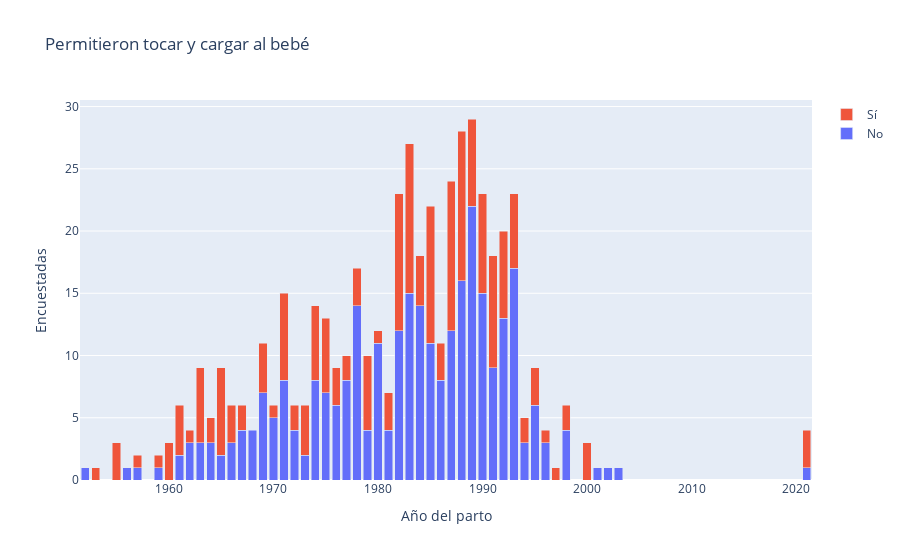

Write notebook code for a chart like this one.
### Markdown cell above
### Permitieron tocar y cargar al bebé

### Code cell
df = pd.read_excel('data/cargar_fecha.xlsx', index_col=None, sheet_name='base_limpia')

fig = go.Figure(data=[
    go.Bar(name='No', x=df['Fecha'], y=df['No']),
    go.Bar(name='Sí', x=df['Fecha'], y=df['Sí'])
])
# Change the bar mode
fig.update_layout(
    barmode='stack', 
    title='Permitieron tocar y cargar al bebé', 
    xaxis_title='Año del parto', 
    yaxis_title='Encuestadas',
    )
fig.show()
# fig.write_html('dataviz/cargar_fecha.html')

### Figure 1 — Plotly figure (JSON) as saved in the notebook; plotly's stock layout.template omitted (floating-point values rounded to 4 significant figures)
{"data": [{"name": "No", "type": "bar", "x": [1952, 1953, 1955, 1956, 1957, 1959, 1960, 1961, 1962, 1963, 1964, 1965, 1966, 1967, 1968, 1969, 1970, 1971, 1972, 1973, 1974, 1975, 1976, 1977, 1978, 1979, 1980, 1981, 1982, 1983, 1984, 1985, 1986, 1987, 1988, 1989, 1990, 1991, 1992, 1993, 1994, 1995, 1996, 1997, 1998, 2000, 2001, 2002, 2003, 2021], "y": [1, null, null, 1, 1, 1, null, 2, 3, 3, 3, 2, 3, 4, 4, 7, 5, 8, 4, 2, 8, 7, 6, 8, 14, 4, 11, 4, 12, 15, 14, 11, 8, 12, 16, 22, 15, 9, 13, 17, 3, 6, 3, null, 4, null, 1, 1, 1, 1]}, {"name": "Sí", "type": "bar", "x": [1952, 1953, 1955, 1956, 1957, 1959, 1960, 1961, 1962, 1963, 1964, 1965, 1966, 1967, 1968, 1969, 1970, 1971, 1972, 1973, 1974, 1975, 1976, 1977, 1978, 1979, 1980, 1981, 1982, 1983, 1984, 1985, 1986, 1987, 1988, 1989, 1990, 1991, 1992, 1993, 1994, 1995, 1996, 1997, 1998, 2000, 2001, 2002, 2003, 2021], "y": [null, 1, 3, null, 1, 1, 3, 4, 1, 6, 2, 7, 3, 2, null, 4, 1, 7, 2, 4, 6, 6, 3, 2, 3, 6, 1, 3, 11, 12, 4, 11, 3, 12, 12, 7, 8, 9, 7, 6, 2, 3, 1, 1, 2, 3, null, null, null, 3]}], "layout": {"barmode": "stack", "title": {"text": "Permitieron tocar y cargar al bebé"}, "xaxis": {"title": {"text": "Año del parto"}}, "yaxis": {"title": {"text": "Encuestadas"}}}}
